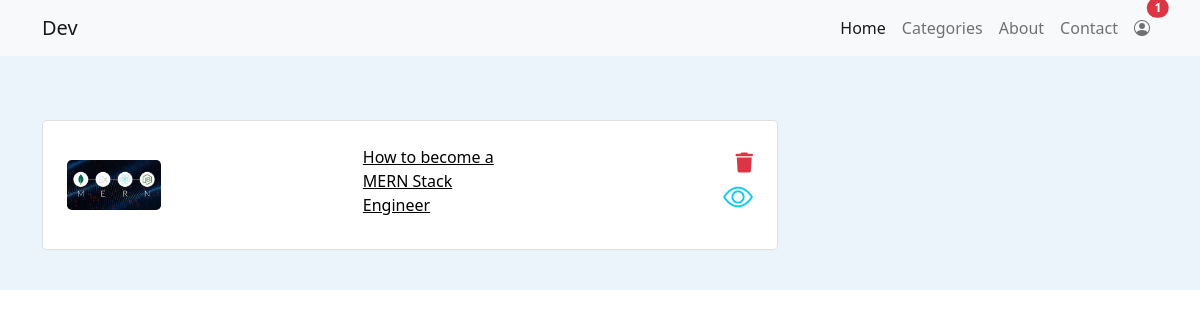
/bookmark/ (signed in), run on the app's committed database.
### blog/models.py (models this page shows, shortened)
class Bookmark(models.Model):
    user = models.ForeignKey(User, on_delete=models.CASCADE)
    post = models.ForeignKey(Post, on_delete=models.CASCADE)
    created_at = models.DateTimeField(auto_now_add=True)

class Post(models.Model):
  title = models.CharField(max_length=300)
  image = models.ImageField(upload_to='Post/',default='default.png')
  description = RichTextField()
  sub_category = models.ForeignKey(SubCategory,on_delete=models.CASCADE,blank=True,null=True)
  category = models.ForeignKey(Category,on_delete=models.CASCADE,blank=True,null=True)
  status = models.ForeignKey(Status,on_delete=models.CASCADE,blank=True,null=True)
  slug =AutoSlugField(populate_from='title',unique=True)
  likes = models.IntegerField(default=0,null=True,blank=True)
  comments = models.IntegerField(default=0,null=True,blank=True)
  bookmarks = models.IntegerField(default=0,null=True,blank=True)
  isLike = models.BooleanField(default=False, null=True,blank=True)
  isBookmark = models.BooleanField(default=False, null=True,blank=True)
  video_url = models.URLField(null=True, blank=True)
  tutorial_url = models.URLField(null=True, blank=True)

### blog/views.py (the view)
# urls.py: path('bookmark/', bookmarksCollection, name='bookmark'),
@login_required(login_url='login')
def bookmarksCollection(request):
    bookmarks=Bookmark.objects.filter(user=request.user)
    context={
        'bookmarks': bookmarks
    }
    return render(request,'bookmarks.html',context)

### blog/context_processors.py (called while the page is built)
def category(request):
    categories = Category.objects.filter(parent_category=None)
    context = {
        'categories':categories
    }
    return context

### blog/templatetags/bookmark_count.py (called while the page is built)
@register.filter()
def bookmark_count(user):
  if user.is_authenticated:
    bookmark_count = Bookmark.objects.filter(user=user).count()
    return bookmark_count
  else:
    return 0

### blog/templates/bookmarks.html
{% extends "base.html" %}
{% block content %}
<section>
  <div class="container mt-5">
    {% if bookmarks %}
    <div class="row mt-4">
      <div class="col-md-8">
        {% for p in bookmarks %}
        <div class="card rounded-3 mb-4">
          <div class="card-body p-4">
            <div class="row d-flex justify-content-between align-items-center">
              <div class="col-md-2 col-lg-2 col-xl-2">
                <a href="{% url 'postDetails' p.post.slug  %}">
                  <img
                  src="/media/{{p.post.image}}"
                  class="img-fluid rounded-3"
                  alt=""
                />
                </a>
              </div>
              <div class="col-md-3 col-lg-3 col-xl-3">
              <a style="color: black" href="{% url 'postDetails' p.post.slug  %}">
                <p class=" mb-2">{{p.post.title}}</p>
              </a>
              </div>
              <div class="col-md-1 col-lg-1 col-xl-1 text-end">
                <a href="{% url 'remove_bookmark' p.pk %}" class="text-danger">
                  <i class="fas fa-trash fa-lg"></i>
                </a>
                <a  href="{% url 'postDetails' p.post.slug  %}" class="text-info ">
                  <i class="bi bi-eye " style="font-size: 30px;"></i>
                </a>
              </div>
            </div>
          </div>
        </div>
        {% endfor %}
</div>
      {% else %}
    <h3 class="text-danger">Youre Not save post!!!!</h3>
    <a href="{% url 'home'  %}">
      <button class="btn btn-success btn-block mt-3 me-2">Back to home</button>
    </a>
    {% endif %}
      </div>
</section>
{% endblock  %}

### blog/templates/base.html (shortened to what this page needs)
{% load static %}
<!DOCTYPE html>
<html lang="en">
  <head>
    <link
      rel="stylesheet"
      href="https://stackpath.bootstrapcdn.com/bootstrap/4.5.2/css/bootstrap.min.css"
    />
    <link
      rel="stylesheet"
      href="https://cdn.jsdelivr.net/npm/bootstrap-icons@1.18.0/font/bootstrap-icons.css"
    />
    <link
      rel="stylesheet"
      href="https://cdnjs.cloudflare.com/ajax/libs/font-awesome/5.15.3/css/all.min.css"
    />
    <link
      rel="stylesheet"
      href="https://cdn.jsdelivr.net/npm/bootstrap-icons@1.3.0/font/bootstrap-icons.css"
    />
    <link rel="stylesheet" href="{% static 'css/styles.css' %}" />
    <link rel="stylesheet" type="text/css" href="https://cdn.jsdelivr.net/npm/toastify-js/src/toastify.min.css">
    <link href="https://stackpath.bootstrapcdn.com/bootstrap/5.1.0/css/bootstrap.min.css" rel="stylesheet">
  </head>
  <body>
    {% load bookmark_count %}
    <nav class="navbar navbar-expand-lg navbar-light bg-light">
      <div class="container">
        <a class="navbar-brand" href="{% url 'home'  %}">Dev</a>
        <div class="collapse navbar-collapse" id="navbarNav">
          <ul class="navbar-nav ml-auto">
            <li class="nav-item active">
              <a class="nav-link" href="{% url 'home'  %}">Home</a>
            </li>
            <li class="nav-item custom-dropdown">
              <a
                class="nav-link"
                href="#"
                id="navbarDropdown"
                role="button"
                data-toggle="dropdown"
                aria-haspopup="true"
                aria-expanded="false"
              >
                Categories
              </a>
            </li>
            <li class="nav-item">
              <a class="nav-link" href="{% url 'about'  %}">About</a>
            </li>
            <li class="nav-item">
              <a class="nav-link" href="{% url 'contact' %}">Contact</a>
            </li>
            {% if user.is_authenticated %}
            <li class="nav-item profile-dropdown position-relative">
              <a
                class="nav-link"
                href="#"
                id="profileDropdown"
                role="button"
                data-toggle="dropdown"
                aria-haspopup="true"
                aria-expanded="false"
              >
                {% if user.profile.image.url %}<img
                  src="{{ user.profile.image.url }}"
                  alt="Profile Picture"
                  class="img-fluid rounded-circle"
                  style="width: 40px; height: 40px"
                />
                <span
                  style="color: #fff"
                  class="position-absolute top-0 start-100 translate-middle badge rounded-pill bg-danger"
                >
                  {{request.user|bookmark_count}}
                </span>
                {% else %}
                <i class="bi bi-person-circle" size="20"></i>
                <span
                  style="color: #fff"
                  class="position-absolute top-0 start-100 translate-middle badge rounded-pill bg-danger"
                >
                  {{request.user|bookmark_count}}
                </span>
                {% endif %}
              </a>
            </li>
            {% else %}
            <li class="nav-item">
              <a class="nav-link" href="{% url 'login' %}">Sign Up</a>
            </li>
            {% endif %}
          </ul>
        </div>
      </div>
    </nav>
    <section class="py-3 w-100 h-100" style="background-color: #ebf4fa">
      {% block content %}{% endblock content %}
    </section>
  </body>
</html>

### blog/static/css/styles.css (style rules this page uses)
.custom-dropdown, .profile-dropdown { position: relative; }

### blog/templates/base.html (style rules this page uses)
.custom-dropdown, .profile-dropdown { position: relative; }

### data on the page
Bookmark: post.image (picture), post "How to become a MERN Stack Engineer"

### other printed values
{{ request.user|bookmark_count }} "1"
